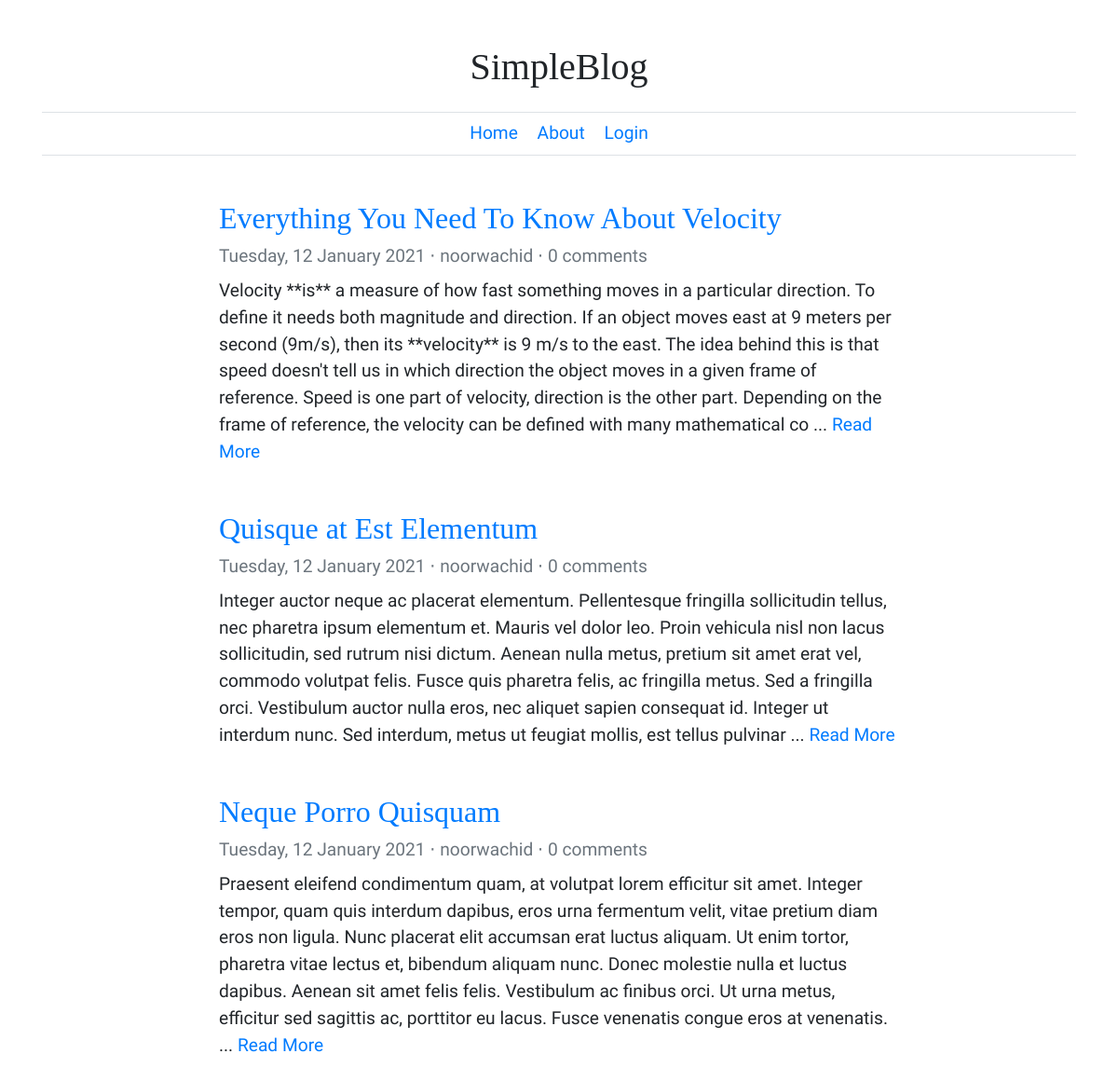
The page / on the database its author committed.
### tables this page shows
CREATE TABLE `posts` (
  `id` int(11) AUTO_INCREMENT,
  `user_id` int(11),
  `title` varchar(512),
  `content` text,
  `created_at` timestamp DEFAULT current_timestamp(),
  `updated_at` timestamp DEFAULT current_timestamp(),
  PRIMARY KEY (`id`),
  FOREIGN KEY (`user_id`) REFERENCES `users` (`id`)
);

CREATE TABLE `users` (
  `id` int(11) AUTO_INCREMENT,
  `username` varchar(100),
  `password` varchar(1024),
  PRIMARY KEY (`id`),
  UNIQUE (`username`)
);

### application/controllers/Post.php (called while the page is built, shortened)
<?php
class Post extends CI_Controller
{
    public function __construct()
    {
        $this->load->model("PostModel");
        $this->load->model("CommentModel");
    }
    public function public_get_all()
    {
        $posts = $this->PostModel->get_all();
        foreach ($posts as $post) {
            $post->comment_length = $this->CommentModel->get_all_length_by_post($post->id);
        }
        $this->load->view("home", ["posts" => $posts]);
    }
}

### index.php (called while the page is built, shortened)
<?php
require_once BASEPATH.'core/CodeIgniter.php';

### application/models/PostModel.php (called while the page is built, shortened)
<?php
class PostModel extends CI_Model
{
    public function get_all()
    {
        $db = $this->db;
        $db->select("posts.id, title, content, created_at, username");
        $db->from("posts");
        $db->order_by("created_at", "desc");
        $db->join("users", "users.id = user_id");
        return $db->get()->result();
    }
}

### application/views/home.php (the view, shortened to what this page needs)
<!DOCTYPE html>
<html lang="en">
<head>
    <link rel="stylesheet" href="<?php echo base_url("assets/bootstrap.min.css") ?>">
</head>
<body class="container">
    <div class="my-5 text-center">
        <h1><?php echo SITE_NAME ?></h1>
        <div class="border-top border-bottom my-4 py-2">
            <a class="mx-2" href="<?php echo site_url() ?>">Home</a>
            <a class="mx-2" href="<?php echo site_url("about") ?>">About</a>
            <a class="mx-2" href="<?php echo site_url("login") ?>">Login</a>
        </div>
    </div>
    <div class="row justify-content-center">
        <div class="col-md-8">
        <?php foreach ($posts as $post): ?>
        <?php $url = site_url("post/" . $post->id) ?>
        <div class="mb-5">
            <a href="<?php echo $url ?>"><h2><?php echo $post->title ?></h2></a>
            <div class="text-secondary mb-2">
                <?php echo date_format(new DateTime($post->created_at), "l, j F o") ?>
                &sdot; <?php echo $post->username ?>
                &sdot; <?php echo $post->comment_length ?> comments
            </div>
            <div>
                <?php echo substr($post->content, 0, 500) ?>
                <?php if (strlen($post->content) > 500): ?>
                    ... <a href="<?php echo $url ?>">Read More</a>
                <?php endif ?>
            </div>
        </div>
        <?php endforeach ?>
    </div>
</body>
</html>

### application/views/home.php (style rules this page uses)
body { font-family: 'Abel', sans-serif; font-size: 1.2rem; }
h1, h2 { font-family: 'Bodoni Moda', serif; }

### rows shown on the page
posts: title "Everything You Need To Know About Velocity", created_at "Tuesday, 12 January 2021", user.username "noorwachid", comment_length "0", content "Velocity **is** a measure of how fast something moves in a particular direction. To define it needs both magnitude and direction. If an object moves east at 9 meters per second (9m/s), then its **velocity** is 9 m/s to the east. The idea behind this is that speed doesn't tell us in which direction the object moves in a given frame of reference. Speed is one part of velocity, direction is the other part. Depending on the frame of reference, the velocity can be defined with many mathematical co"
posts: title "Quisque at Est Elementum", created_at "Tuesday, 12 January 2021", user.username "noorwachid", comment_length "0", content "Integer auctor neque ac placerat elementum. Pellentesque fringilla sollicitudin tellus, nec pharetra ipsum elementum et. Mauris vel dolor leo. Proin vehicula nisl non lacus sollicitudin, sed rutrum nisi dictum. Aenean nulla metus, pretium sit amet erat vel, commodo volutpat felis. Fusce quis pharetra felis, ac fringilla metus. Sed a fringilla orci. Vestibulum auctor nulla eros, nec aliquet sapien consequat id. Integer ut interdum nunc. Sed interdum, metus ut feugiat mollis, est tellus pulvinar"
posts: title "Neque Porro Quisquam", created_at "Tuesday, 12 January 2021", user.username "noorwachid", comment_length "0", content "Praesent eleifend condimentum quam, at volutpat lorem efficitur sit amet. Integer tempor, quam quis interdum dapibus, eros urna fermentum velit, vitae pretium diam eros non ligula. Nunc placerat elit accumsan erat luctus aliquam. Ut enim tortor, pharetra vitae lectus et, bibendum aliquam nunc. Donec molestie nulla et luctus dapibus. Aenean sit amet felis felis. Vestibulum ac finibus orci. Ut urna metus, efficitur sed sagittis ac, porttitor eu lacus. Fusce venenatis congue eros at venenatis."

### other values the page prints
SITE_NAME "SimpleBlog"
